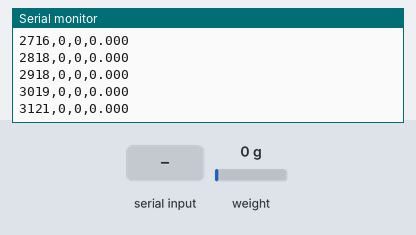
Recording of a sketch running on a simulated Arduino Nano, built with avr-gcc and run on an emulated ATmega328P. On the bench: the last lines printed to the serial monitor. The inputs (shaded band) are chosen by the test bench; at power-on: weight on the scale 0 g. EEPROM starts erased.

Above: at 3.2 s.
3.3 s: "r\n" received over Serial
At 3.48 s:
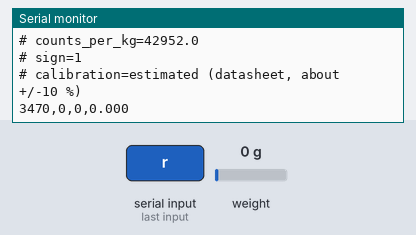
4.8 s: byte 116 ('t') received over Serial
At 7.0 s:
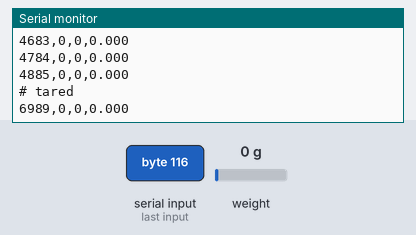
7.8 s: "90 45\n" received over Serial
At 8.11 s:
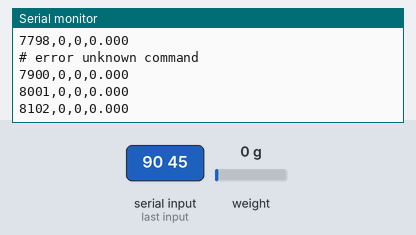
9.3 s: "C90\n" received over Serial
At 9.32 s:
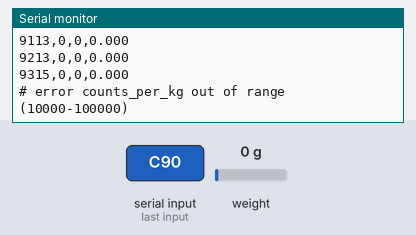
10.8 s: "S90\n" received over Serial
At 10.84 s:
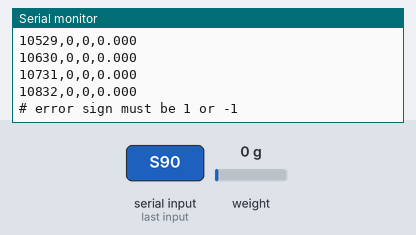
12.3 s: weight on the scale set to 1250 g
At 12.36 s:
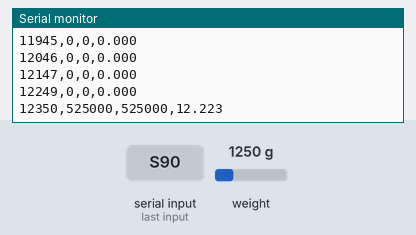
Timing chart, 0 to 15.3 s (numbered marks = the images above; inputs shaded):
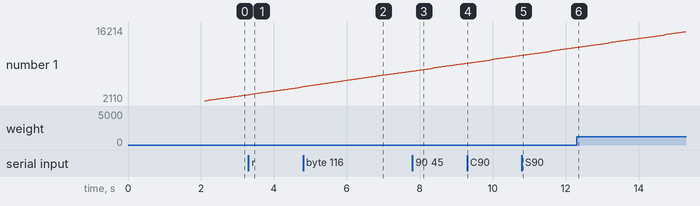

Measured:
- after the input at 3.3 s, the serial monitor: prints a new line after 0.07 s (image 1)
- after the input at 4.8 s, the serial monitor: prints a new line after 2.2 s (image 2)
- after the input at 7.8 s, the serial monitor: prints a new line at once (image 3)
- after the input at 9.3 s, the serial monitor: prints a new line at once (image 4)
- after the input at 10.8 s, the serial monitor: prints a new line at once (image 5)
- after the input at 12.3 s, the serial monitor: prints a new line after 0.05 s (image 6)
- plotted number 1: 3221 → 4784 after the input at 3.3 s, 4784 → 7798 after the input at 4.8 s, 9213 → 10731 after the input at 9.3 s, 10731 → 12249 after the input at 10.8 s, 12249 → 16214 after the input at 12.3 s

The sketch:

grip_firmware_tillaart.ino
```cpp
// Hand Dynamometer — firmware v1.1 for Rob Tillaart's "HX711" library
// Board:   Arduino Nano (ATmega328P)
// Library: "HX711" by Rob Tillaart (Arduino IDE -> Library Manager -> search "HX711")
//
// Serial output, 115200 baud, one CSV line per sample (~10 per second):
//     t_ms,raw,net,force_kg
//   raw      = value read from the HX711
//   net      = (raw - zero offset), sign-corrected so a squeeze is positive
//   force_kg = net / counts_per_kg
//
// Start-up comment lines (the GripCheck website reads these):
//     # tared
//     # hand_dynamometer_v1.1
//     # counts_per_kg=42952.0
//     # sign=1
//     # calibration=estimated (datasheet, about +/-10 %)      or      # calibration=measured 2026-11-23
//
// Serial commands:
//     T            re-zero (tare). Nothing may touch the handle. Replies "# tared". (single character)
//     I            print the settings lines above again. (single character)
//     C <cpk> [YYYYMMDD]   save a measured counts_per_kg (from known masses), end with a newline.
//                          Replies "# saved counts_per_kg=..." then the settings lines.
//     S <1|-1>     save the direction, end with a newline. Replies "# saved sign=...".
//     R            back to the datasheet estimate and the default sign, end with a newline.
//
// The GripCheck website's Calibrate page sends C and S for you. Settings live in EEPROM, so they
// survive power-off and re-uploading this sketch.
//
// Only begin(), is_ready() and read() are used from the library, so the averaging
// is written out here and nothing depends on library details that differ between versions.

#include "HX711.h"
#include <EEPROM.h>

// ---- Pins ---------------------------------------------------------
const int PIN_DOUT = 3;   // HX711 DT
const int PIN_SCK  = 2;   // HX711 SCK

// ---- Defaults, used until a calibration is saved --------------------
// 42952 counts/kg is the datasheet estimate for a 100 kg CZL601 (2.0 mV/V, 5 V, gain 128), about +/-10 %.
const float DEFAULT_COUNTS_PER_KG = 42952.0;

// Which way the cell bends depends on the frame it sits in:
//   v3 barrel grip:      -1  (the bare cell read negative when pressed, verified 2026-11-12)
//   v4.2 Jamar frame:    +1  (a squeeze read negative with -1, reported 2026-11-23)
// The Calibrate page can change this without re-uploading (command S).
const int DEFAULT_SIGN = 1;

// Sane limits for a saved calibration (the datasheet value is 42952).
const float MIN_COUNTS_PER_KG = 10000.0;
const float MAX_COUNTS_PER_KG = 100000.0;
// -------------------------------------------------------------------

struct Settings {
  uint16_t magic;        // MAGIC when the block holds valid settings
  uint8_t  version;
  int8_t   sign;         // +1 or -1
  float    countsPerKg;
  uint8_t  measured;     // 1 = from known masses, 0 = datasheet estimate
  uint32_t calDate;      // YYYYMMDD of the calibration, 0 = unknown
};
const uint16_t MAGIC = 0x4743;   // "GC"
const uint8_t  SETTINGS_VERSION = 1;

HX711 scale;
long offset = 0;
Settings cfg;

char cmd[40];
uint8_t cmdLen = 0;

void useDefaults() {
  cfg.magic = MAGIC;
  cfg.version = SETTINGS_VERSION;
  cfg.sign = DEFAULT_SIGN;
  cfg.countsPerKg = DEFAULT_COUNTS_PER_KG;
  cfg.measured = 0;
  cfg.calDate = 0;
}

void loadSettings() {
  EEPROM.get(0, cfg);
  bool ok = cfg.magic == MAGIC && cfg.version == SETTINGS_VERSION && (cfg.sign == 1 || cfg.sign == -1) &&
            cfg.countsPerKg >= MIN_COUNTS_PER_KG && cfg.countsPerKg <= MAX_COUNTS_PER_KG;
  if (!ok) useDefaults();   // blank or old EEPROM: start from the datasheet estimate
}

void saveSettings() {
  EEPROM.put(0, cfg);       // put() only rewrites bytes that changed
}

// Average of n readings (blocks until each one is ready).
long readAverage(int n) {
  double sum = 0;
  for (int i = 0; i < n; i++) {
    while (!scale.is_ready()) {
      delay(1);
    }
    sum += scale.read();
  }
  return (long)(sum / n);
}

void doTare() {
  offset = readAverage(20);          // about 2 s at 10 samples/s
  Serial.println("# tared");
}

void printDate(uint32_t d) {
  Serial.print(d / 10000);
  Serial.print('-');
  uint8_t m = (d / 100) % 100, day = d % 100;
  if (m < 10) Serial.print('0');
  Serial.print(m);
  Serial.print('-');
  if (day < 10) Serial.print('0');
  Serial.print(day);
}

void printSettings() {
  Serial.println("# hand_dynamometer_v1.1");
  Serial.print("# counts_per_kg=");
  Serial.println(cfg.countsPerKg, 1);
  Serial.print("# sign=");
  Serial.println(cfg.sign);
  if (cfg.measured) {
    Serial.print("# calibration=measured");
    if (cfg.calDate) {
      Serial.print(' ');
      printDate(cfg.calDate);
    }
    Serial.println();
  } else {
    Serial.println("# calibration=estimated (datasheet, about +/-10 %)");
  }
}

void runCommand() {
  cmd[cmdLen] = '\0';
  char *arg = cmd + 1;
  while (*arg == ' ') arg++;
  char c = cmd[0];

  if (c == 'C' || c == 'c') {
    char *end;
    float cpk = (float)strtod(arg, &end);
    if (end == arg || cpk < MIN_COUNTS_PER_KG || cpk > MAX_COUNTS_PER_KG) {
      Serial.println("# error counts_per_kg out of range (10000-100000)");
      return;
    }
    uint32_t date = strtoul(end, NULL, 10);
    if (date < 20000101UL || date > 20991231UL) date = 0;
    cfg.countsPerKg = cpk;
    cfg.measured = 1;
    cfg.calDate = date;
    saveSettings();
    Serial.print("# saved counts_per_kg=");
    Serial.println(cfg.countsPerKg, 1);
    printSettings();
  } else if (c == 'S' || c == 's') {
    long s = strtol(arg, NULL, 10);
    if (s != 1 && s != -1) {
      Serial.println("# error sign must be 1 or -1");
      return;
    }
    cfg.sign = (int8_t)s;
    saveSettings();
    Serial.print("# saved sign=");
    Serial.println(cfg.sign);
  } else if (c == 'R' || c == 'r') {
    useDefaults();
    saveSettings();
    Serial.println("# saved defaults");
    printSettings();
  } else {
    Serial.println("# error unknown command");
  }
}

void readCommands() {
  while (Serial.available() > 0) {
    char c = Serial.read();
    if (cmdLen == 0 && (c == 't' || c == 'T')) {          // single-character commands, as in v1.0
      doTare();
    } else if (cmdLen == 0 && (c == 'i' || c == 'I')) {
      printSettings();
    } else if (c == '\n' || c == '\r') {
      if (cmdLen > 0) runCommand();
      cmdLen = 0;
    } else if (cmdLen < sizeof(cmd) - 1) {
      cmd[cmdLen++] = c;
    }
  }
}

void setup() {
  Serial.begin(115200);
  loadSettings();
  scale.begin(PIN_DOUT, PIN_SCK);    // data pin first, then clock pin
  doTare();
  printSettings();
  Serial.println("t_ms,raw,net,force_kg");
}

void loop() {
  readCommands();

  // --- one line per new sample
  if (scale.is_ready()) {
    long  raw = (long)scale.read();
    long  net = cfg.sign * (raw - offset);
    float kg  = net / cfg.countsPerKg;

    Serial.print(millis()); Serial.print(',');
    Serial.print(raw);      Serial.print(',');
    Serial.print(net);      Serial.print(',');
    Serial.println(kg, 3);
  }
}
```
